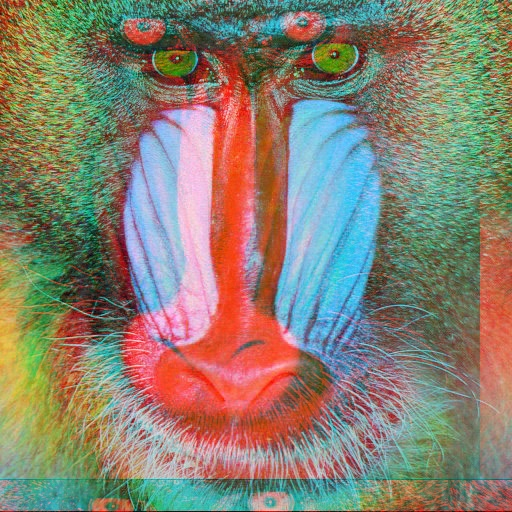
#> input picture Lab 2/mandrill1.jpg, 512 x 512 px
$ python mandrill1fix.py
#> lines starting #> are read from the running program, lines starting #| are printed output that depends on the picture
import numpy as np
from matplotlib import pyplot as plt
import cv2

img = cv2.imread('mandrill1.jpg',1)
#> img is the input picture: shape (512, 512, 3); mean B, G, R 113.1, 128.9, 136.9
for i in range(len(img)-1,0,-1):
    for j in range(len(img[0])-1,0,-1):
        x=i-32
        if (x<0):
            x+=512
        y=j-32
        if(y<0):
            y+=512
        img[i,j,2]=img[x,y,2]
#> this loop made 511 passes
#> i on passes 1 to 3: 511, 510, 509
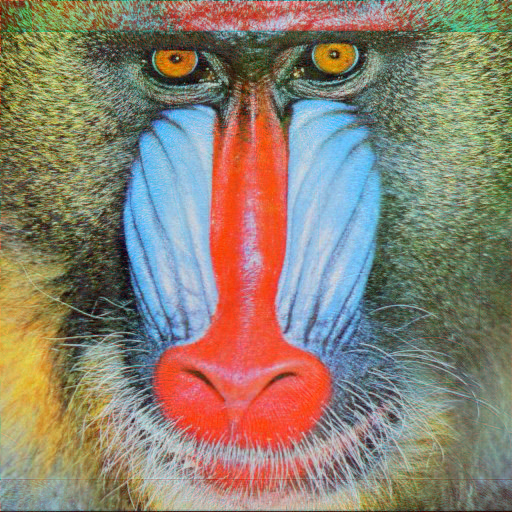
#> img: shape (512, 512, 3); mean B, G, R 113.1, 128.9, 139.5
cv2.imshow("ifthisworksi'llbesohappy", img)
cv2.waitKey(0)

$ run again, with Lab 2/mandrill0.jpg copied over Lab 2/mandrill1.jpg
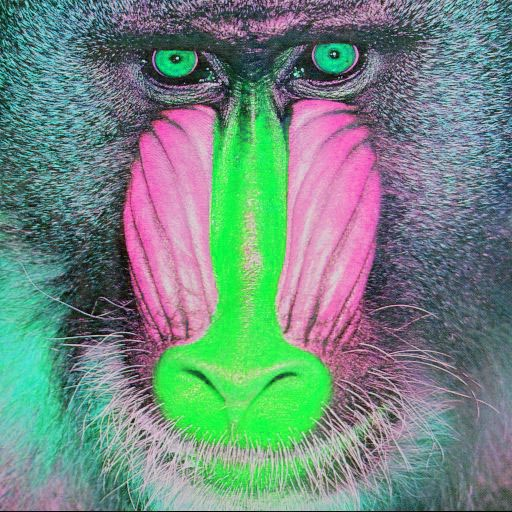
#> input picture Lab 2/mandrill0.jpg, 512 x 512 px
#> img is the input picture: shape (512, 512, 3); mean B, G, R 128.9, 137.4, 113.2
#> the loop `for i in range(len(img)-1,0,-1):` made 511 passes
#> i on passes 1 to 3: 511, 510, 509
#> after the loop `for i in range(len(img)-1,0,-1):`:
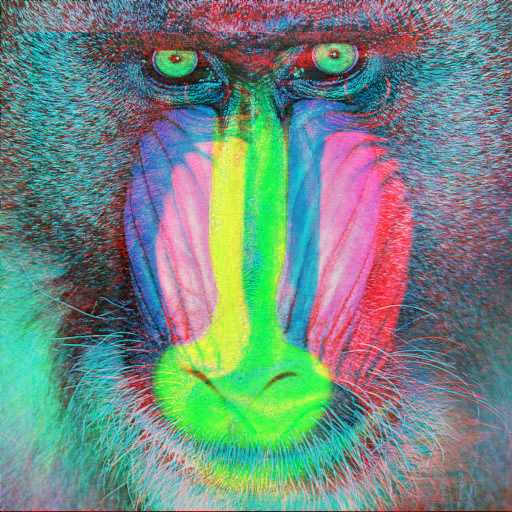
#> img: shape (512, 512, 3); mean B, G, R 128.9, 137.4, 113.6

$ run again, with Lab 2/mandrill2.jpg copied over Lab 2/mandrill1.jpg
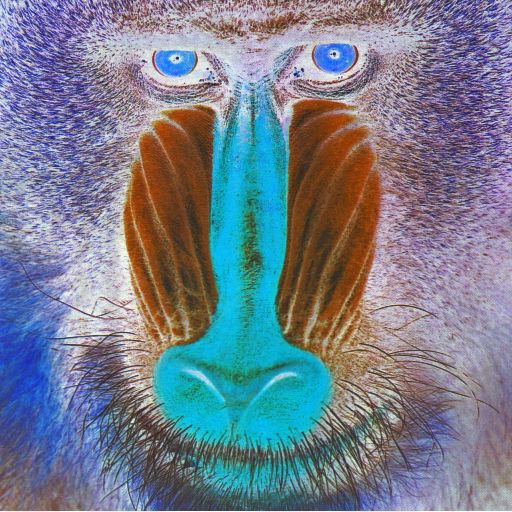
#> input picture Lab 2/mandrill2.jpg, 512 x 512 px
#> img is the input picture: shape (512, 512, 3); mean B, G, R 141.8, 126.1, 117.6
#> the loop `for i in range(len(img)-1,0,-1):` made 511 passes
#> i on passes 1 to 3: 511, 510, 509
#> after the loop `for i in range(len(img)-1,0,-1):`:
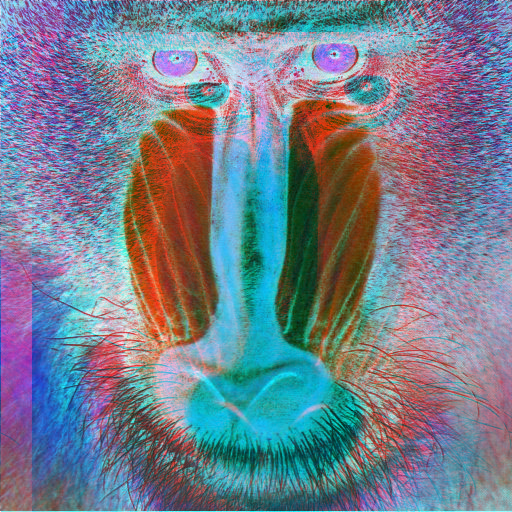
#> img: shape (512, 512, 3); mean B, G, R 141.8, 126.1, 116.8

$ run again, with Lab 2/mandrill3.jpg copied over Lab 2/mandrill1.jpg
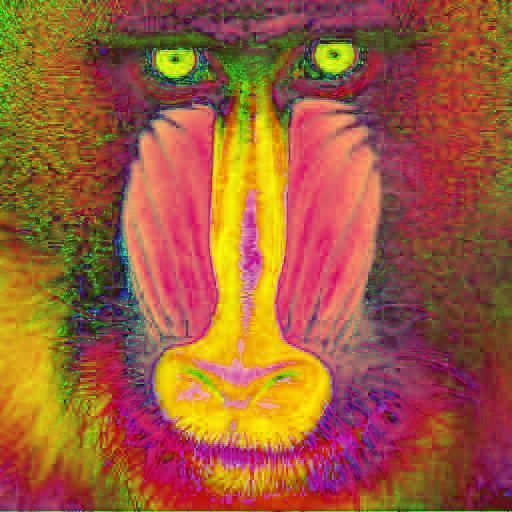
#> input picture Lab 2/mandrill3.jpg, 512 x 512 px
#> img is the input picture: shape (512, 512, 3); mean B, G, R 57.2, 92, 157.5
#> the loop `for i in range(len(img)-1,0,-1):` made 511 passes
#> i on passes 1 to 3: 511, 510, 509
#> after the loop `for i in range(len(img)-1,0,-1):`:
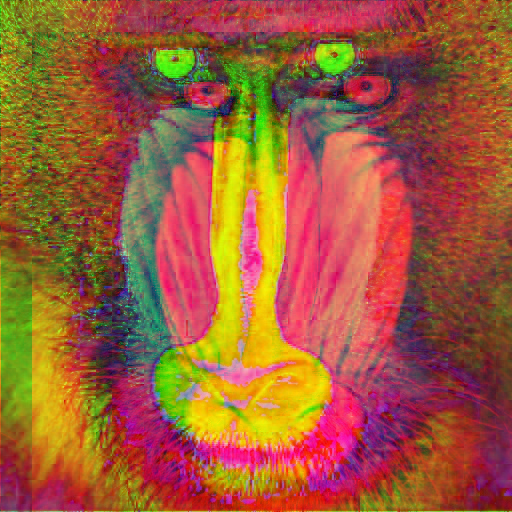
#> img: shape (512, 512, 3); mean B, G, R 57.2, 92, 158.3
